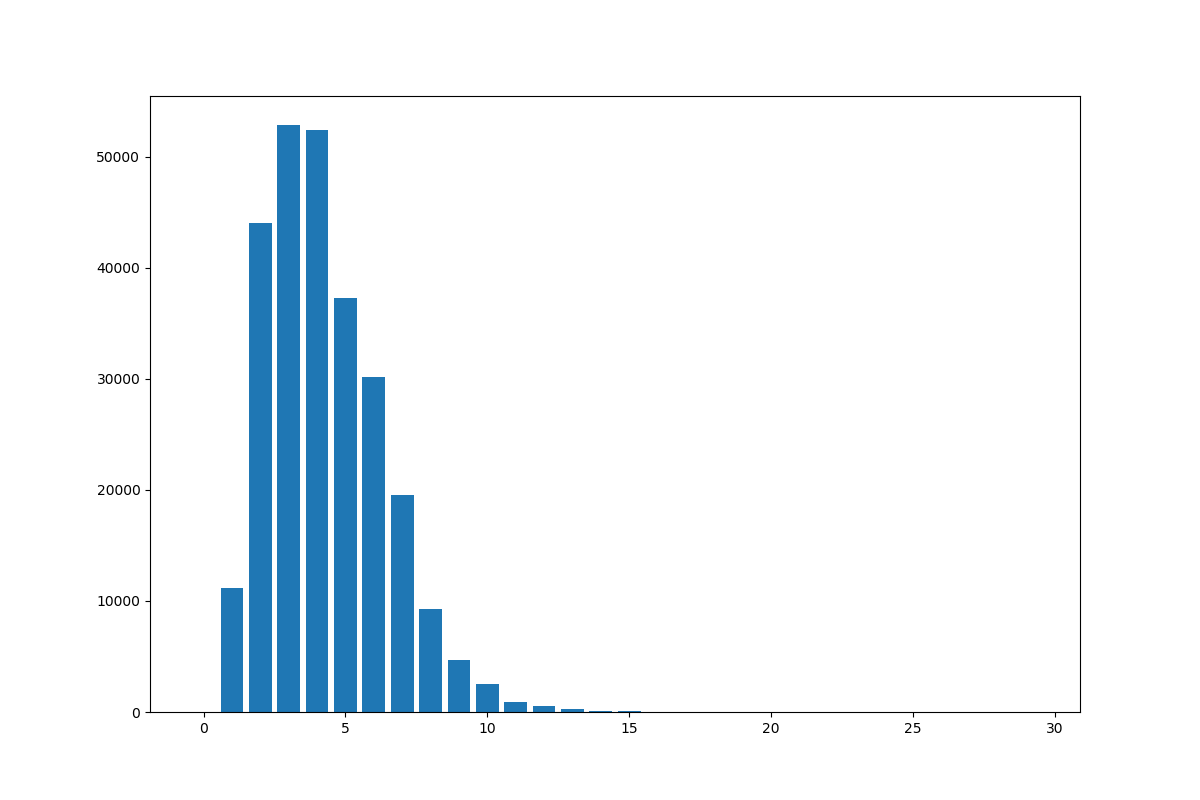

Write Python code to recreate this figure.
from matplotlib import pyplot as plt
import pickle

with open("attr.pkl", "rb") as f:
    attrList = pickle.load(f)

# Histogram

# length of word

lenNum = []
for i in range(30):
    lenNum.append(0)

for i in attrList:
    for j in i["stems"]:
        lenNum[len(j)] += 1

plt.figure(0)
plt.figure(figsize = (12, 8))
plt.bar(range(len(lenNum)), lenNum)
plt.savefig("length.png")
plt.close(0)
